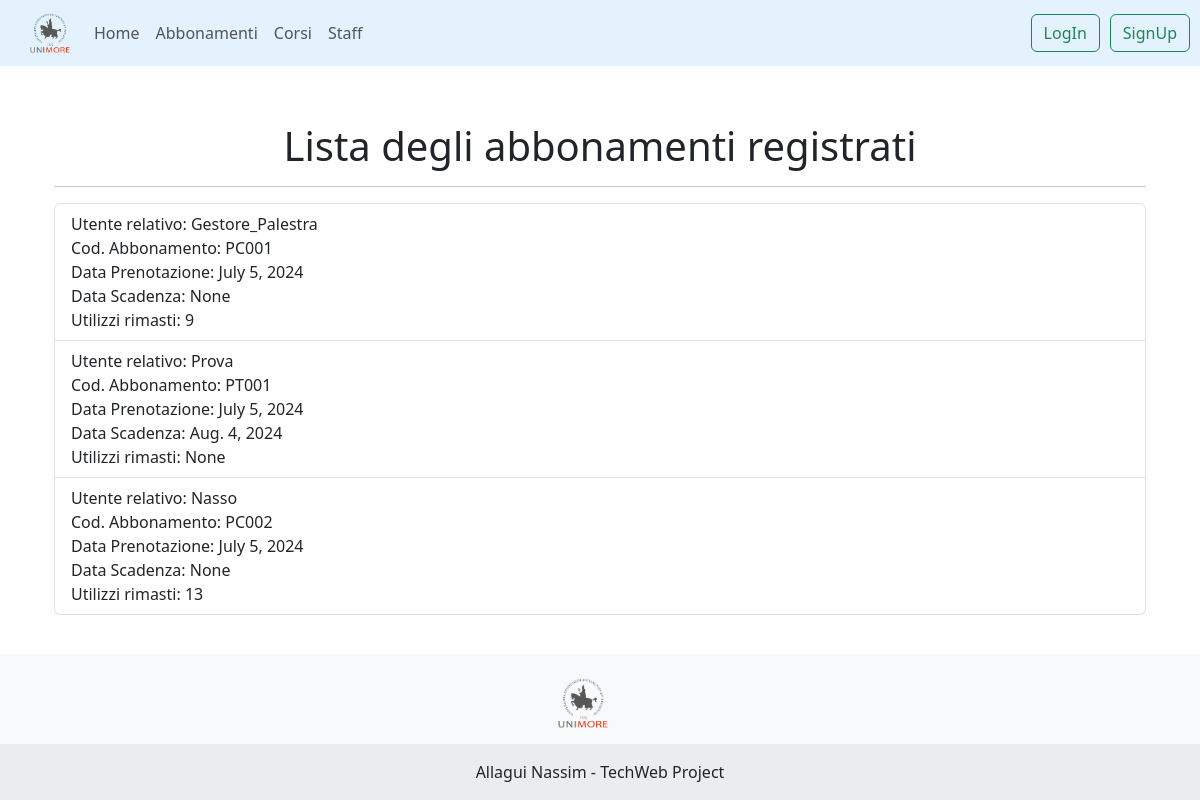
The app's page /unimoregym/situazione_abbonamenti/ with its own data.
### unimoregym/models.py (models this page shows, shortened)
class AbbonamentiAttivi(models.Model):
    idabbonamento = models.AutoField(primary_key=True)
    fk_utente = models.ForeignKey(GymUser, on_delete=models.CASCADE)
    fk_abbonamento = models.ForeignKey(Abbonamento, on_delete=models.CASCADE)
    data_prenotazione = models.DateField(auto_now_add=True)
    data_scadenza = models.DateField(null=True, blank=True)
    utilizzi_rimanenti = models.IntegerField(null=True, blank=True)
    qr_abbonamento = models.ImageField(upload_to='abbonamenti/', default='default/default_qr.jpg')

class GymUser(AbstractUser):
    nome = models.CharField(max_length=255, default='')
    cognome = models.CharField(max_length=255, default='')
    codice_fiscale = models.CharField(max_length=16, default='')
    data_nascita = models.DateField(null=True, blank=True)
    profile_image = models.ImageField(upload_to='profile_images/', default='default/default_user.png')
    objects = CustomUserManager()
    def __str__(self):
        out =  self.username
        return out

class Abbonamento(models.Model):
    codice_abbonamento = models.CharField(max_length=255, primary_key=True)
    nome = models.CharField(max_length=255)
    tariffa = models.DecimalField(max_digits=10, decimal_places=2)
    durata_massima = models.IntegerField()
    descrizione = models.TextField()
    class Meta:
        verbose_name_plural = "Abbonamenti"

### unimoregym/views.py (the view)
# urls.py: path('situazione_abbonamenti/', SituazioneAbbonamentiAttiviListView.as_view(), name='situazione_abbonamenti'),
class SituazioneAbbonamentiAttiviListView(GroupRequiredMixin, ListView):
    group_required = ["Owner"]
    titolo = "Lista degli abbonamenti registrati"
    empty_message = "Non ci sono abbonamenti registrati"
    model = AbbonamentiAttivi
    template_name = "gym/gestore_views/resoconto_AbbAttivi.html"

### unimoregym/templates/gym/gestore_views/resoconto_AbbAttivi.html (shortened to what this page needs)
{% extends 'base_page.html' %}
{% load crispy_forms_filters %}
{% load crispy_forms_tags %}
{% load static %}
{% block content %}
<div class="container">
    <h1 style="text-align: center">{{  view.titolo }}</h1><hr>
    <ul class="list-group">
        {% for obj in object_list %}
            <li class="list-group-item">
                Utente relativo: {{ obj.fk_utente }} <br>
                Cod. Abbonamento: {{ obj.fk_abbonamento.codice_abbonamento }} <br>
                Data Prenotazione: {{ obj.data_prenotazione }} <br>
                Data Scadenza: {{ obj.data_scadenza}} <br>
                Utilizzi rimasti: {{ obj.utilizzi_rimanenti }}
            </li>
        {% empty %}
            <li class="list-group-item"> {{ view.empty_message }}</li>
        {% endfor %}
    </ul>
<br>
</div>
{% endblock %}

### templates/base_page.html (style rules this page uses)
body, html { height: 100%; }

### records on screen
AbbonamentiAttivi: fk_utente "Gestore_Palestra", fk_abbonamento.codice_abbonamento "PC001", data_prenotazione "July 5, 2024", data_scadenza "None", utilizzi_rimanenti "9"
AbbonamentiAttivi: fk_utente "Prova", fk_abbonamento.codice_abbonamento "PT001", data_prenotazione "July 5, 2024", data_scadenza "Aug. 4, 2024", utilizzi_rimanenti "None"
AbbonamentiAttivi: fk_utente "Nasso", fk_abbonamento.codice_abbonamento "PC002", data_prenotazione "July 5, 2024", data_scadenza "None", utilizzi_rimanenti "13"

### other values on screen
{{ view.titolo }} "Lista degli abbonamenti registrati"
